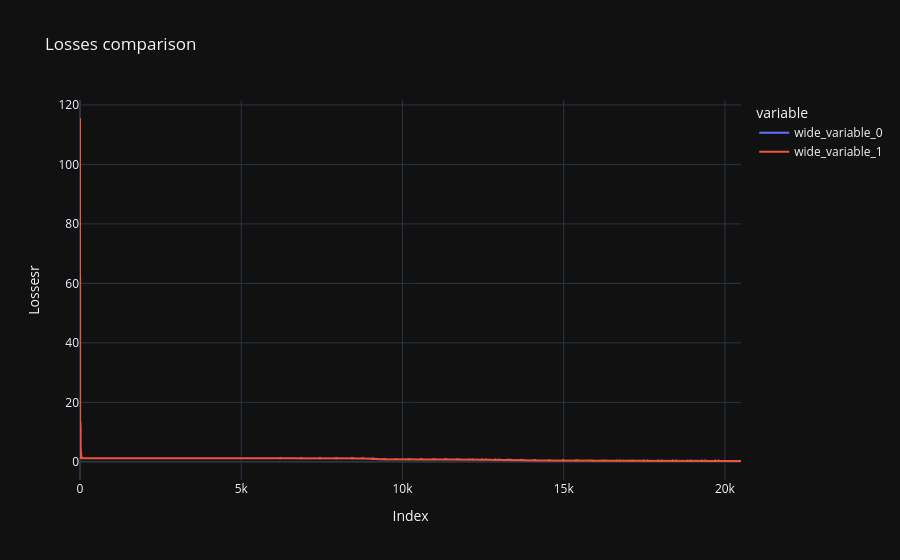

The cell this chart's notebook holds for it:
### Code cell
fig = px.line(y=[losses_array, loss_array], title="Losses comparison")
fig.update_layout(xaxis_title='Index', yaxis_title='Lossesr', template='plotly_dark', 
                 showlegend=True)
fig.show()

### Figure 1 — Plotly figure (JSON) as saved in the notebook; plotly's stock layout.template omitted (floating-point values rounded to 4 significant figures; data arrays with more than 128 entries replaced by an {"elided": "..."} marker saying what was removed)
{"data": [{"hovertemplate": "variable=wide_variable_0<br>index=%{x}<br>value=%{y}<extra></extra>", "legendgroup": "wide_variable_0", "line": {"color": "#636efa", "dash": "solid"}, "marker": {"symbol": "circle"}, "mode": "lines", "name": "wide_variable_0", "showlegend": true, "type": "scattergl", "x": {"elided": "20500 int values"}, "xaxis": "x", "y": {"elided": "20500 float values"}, "yaxis": "y"}, {"hovertemplate": "variable=wide_variable_1<br>index=%{x}<br>value=%{y}<extra></extra>", "legendgroup": "wide_variable_1", "line": {"color": "#EF553B", "dash": "solid"}, "marker": {"symbol": "circle"}, "mode": "lines", "name": "wide_variable_1", "showlegend": true, "type": "scattergl", "x": {"elided": "20500 int values"}, "xaxis": "x", "y": {"elided": "20500 float values"}, "yaxis": "y"}], "layout": {"legend": {"title": {"text": "variable"}, "tracegroupgap": 0}, "showlegend": true, "title": {"text": "Losses comparison"}, "xaxis": {"anchor": "y", "domain": [0, 1], "title": {"text": "Index"}}, "yaxis": {"anchor": "x", "domain": [0, 1], "title": {"text": "Lossesr"}}}}
